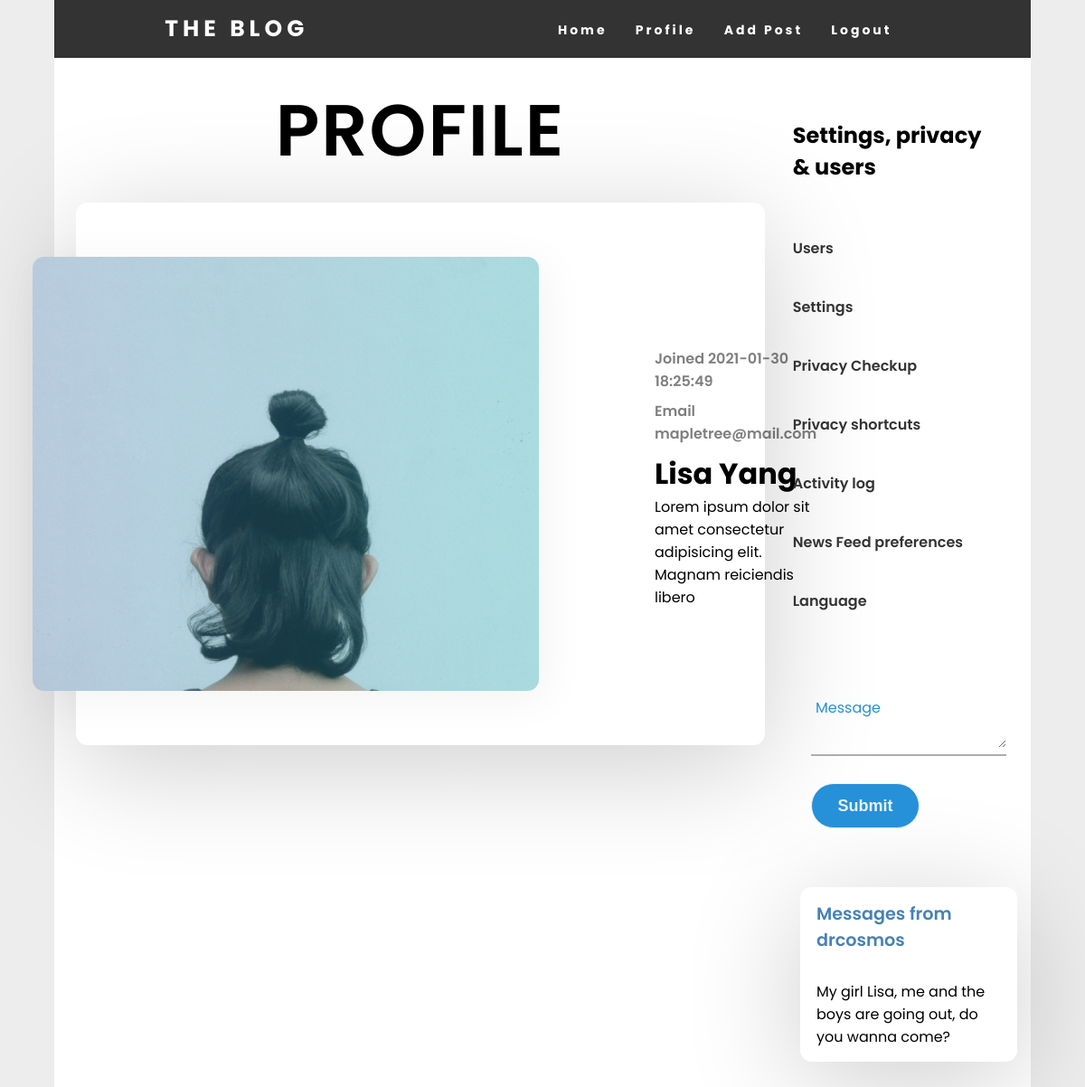
The app's page /pages/view-profile.php?user=13 (signed in) with its own data.
### tables this page shows
CREATE TABLE `users` (
  `id` int(11) unsigned NOT NULL AUTO_INCREMENT,
  `username` varchar(255) DEFAULT NULL,
  `email` varchar(255) DEFAULT NULL,
  `password` varchar(255) DEFAULT NULL,
  `created_at` timestamp NOT NULL DEFAULT current_timestamp(),
  `updated_at` timestamp NULL DEFAULT current_timestamp() ON UPDATE current_timestamp(),
  `profile_image` varchar(255) DEFAULT NULL,
  `f_name` varchar(30) DEFAULT NULL,
  `l_name` varchar(30) DEFAULT NULL,
  PRIMARY KEY (`id`)
);

CREATE TABLE `comments` (
  `id` int(11) unsigned NOT NULL AUTO_INCREMENT,
  `from_id` varchar(100) DEFAULT NULL,
  `comment` varchar(255) DEFAULT NULL,
  `comment_user_id` int(11) DEFAULT NULL,
  `created_at` timestamp NULL DEFAULT current_timestamp(),
  `updated_at` timestamp NULL DEFAULT current_timestamp() ON UPDATE current_timestamp(),
  `from_user_id` int(11) DEFAULT NULL,
  PRIMARY KEY (`id`)
);

### functions/functions.php (called while the page is built, shortened)
<?php
function addProfileToViewProfile($pdo, $userID){
    $sql = 'SELECT users.email, users.username,
    users.profile_image, users.f_name, users.l_name, users.created_at FROM users WHERE users.id = :id';
    $statement = $pdo->prepare($sql);
    $statement->bindParam(':id', $userID);
    $statement->execute();
    return $statement;
}
function joinUserWithComment($pdo, $userCommentID){
    $sql = 'SELECT users.email, users.username, users.id, comments.comment_user_id, comments.comment, comments.id, comments.from_id
            FROM users
            LEFT JOIN comments
            ON users.id = comments.comment_user_id
            WHERE comments.comment_user_id = :comment_user_id';
    $statement = $pdo->prepare($sql);
    $statement->bindParam(':comment_user_id', $userCommentID);
    $statement->execute();
    return $statement;
}

### pages/sidebar.php (called while the page is built)
<?php
$userid = $_SESSION['user']['id'];
$sidebar = array(
    array(
        'slug' => 'users.php',
        'title' => 'Users'
    ),
    array(
        'slug' => "settings.php?user=$userid",
        'title' => 'Settings'
    ),
    array(
        'slug' => '#',
        'title' => 'Privacy Checkup'
    ),
    array(
        'slug' => '#',
        'title' => 'Privacy shortcuts'
    ),
    array(
        'slug' => '#',
        'title' => 'Activity log'
    ),
    array(
        'slug' => '#',
        'title' => 'News Feed preferences'
    ),
    array(
        'slug' => '#',
        'title' => 'Language'
    ),
);
?>

### functions/add-comment.php (called while the page is built, shortened)
<?php
require_once 'functions.php';
if(isset($_GET['user'])){
    $userID = $_GET['user'];
    $addCommentToUser = joinUserWithComment($pdo, $userID);
    $commentByUser = $addCommentToUser->fetchAll(PDO::FETCH_CLASS);
}

### pages/view-profile.php (the view, shortened to what this page needs)
<?php
require_once '../header/newheader.php';
require_once '../functions/add-posts-code.php';
require_once '../functions/add-comment.php';
require_once '../functions/add-comment.php';
$userID = $_GET['user'];
$addProfileToViewProfile = addProfileToViewProfile($pdo, $userID);
$viewProfile = $addProfileToViewProfile->fetchAll(PDO::FETCH_CLASS);
?>
<main>
<div class="main-container">
<?php if(isset($_GET['user'])):?>
    <div class="contant">
        <h2 class="page-title">Profile</h2>
    <?php foreach($viewProfile as $userInfo) : ?>
    <div class="profile-card">
        <div class="blog-profile">
            <div class="blog-profile_img">
                <img src="../profileimages/<?= $userInfo->profile_image?>" alt="">
            </div>
            <div class="blog-profile_info">
                <div class="blog-profile_data">
                    <span>Joined <?= $userInfo->created_at?></span>
                    <span>Email <?= $userInfo->email?></span>
                </div>
                <h1 class="blog-profile_title"><?= $userInfo->f_name ?> <?= $userInfo->l_name?></h1>
                <p class="blog-post_text">Lorem ipsum dolor sit amet consectetur adipisicing elit. Magnam reiciendis libero</p>
            </div>
        </div>
        </div>
        <?php endforeach; ?>
</div>
<aside class="side-bar">
<div class="settings">
    <h2>Settings, privacy & users</h2>
    <?php include 'sidebar.php'; ?>
    <ul>
        <?php foreach($sidebar as $items): ?>
        <li><a href="<?= $items['slug'] ?>"> <?= $items['title']?> </a></li>
        <?php endforeach ; ?>
    </ul>
</div>
<div class="messeges">
<div class="center-aside">
<form method="POST">
<div class="txt_field">
<textarea name="comment" type="text" require></textarea>
<label for="">Message</label>
</div>
<div class="comment-button">
<input type="submit" name="comment-submit" value="Submit">
</div>
</form>
</div>
<?php foreach($commentByUser as $comment) : ?>
    <div class="comment">
        <div class="comment-bubble">
            <p class="from">Messages from <?php echo $comment->from_id; ?></p>
            <p class="message-txt"><?php echo $comment->comment; ?></p>
        </div>
    </div>
<?php endforeach ; ?>
    </div>
</aside>
<?php endif ;?>
</div>
</main>
</body>
</html>

### css/header-style.css (style rules this page uses)
* { margin: 0px; padding: 0px; box-sizing: border-box; }

### css/main-container.css (style rules this page uses)
.main-container { display: flex; justify-content: space-around; width: 90%; margin: auto; background-color: #fff; }
.contant { width: 75%; }
.contant .page-title { width: 85%; margin: auto; padding: 20px 0; text-align: center; font-size: 80px; font-weight: 600; text-transform: uppercase; letter-spacing: 2px; }

### css/profile-info-styling.css (style rules this page uses)
.profile-card { width: 100%; height: 75vh; display: flex; justify-content: center; padding: 0 1.5rem; }
.blog-profile { width: 100%; max-width: 80rem; height: 100%; max-height: 40rem; padding: 5rem; background-color: #fff; box-shadow: 0 1.4rem 8rem rgba(0, 0, 0, .2); display: flex; align-items: center; border-radius: .8rem; }
.blog-profile_img { min-width: 35rem; max-width: 35rem; height: 30rem; transform: translateX(-8rem); position: relative; }
.blog-profile_img img { width: 100%; height: 100%; object-fit: cover; display: block; border-radius: .8rem; }
.blog-profile_img::before { content: ''; width: 100%; height: 100%; position: absolute; top: 0; left: 0; background: linear-gradient(to right, rgba(79, 172, 254, .2), rgba(0, 242, 254, .2)); box-shadow: .5rem .5rem 3rem 1px rgba(0, 0, 0, .05); border-radius: .8rem; }
.blog-profile_data span { display: block; color: rgba(0, 0, 0, .5); font-size: 1rem; font-weight: 600; margin: .5rem 0; }

### css/aside-style.css (style rules this page uses)
.side-bar { width: 25%; }
.settings { width: 95%; margin: auto; padding: 68px 0 20px; }
.settings h2 { width: 90%; }
.settings ul { list-style: none; padding: 20px 0; }
.settings ul li { margin: 40px 0; }
.settings ul li a { text-decoration: none; color: #333; font-weight: 600; }
.comment { background-color: #fff; border-radius: .8rem; margin: 15px; box-shadow: 0 1.4rem 8rem rgba(0, 0, 0, .2); }
.comment-bubble { width: 85%; margin: auto; }
.comment-bubble p { padding: 15px 0; }
.comment-bubble .from { font-size: 1.2rem; color: steelblue; font-weight: 600; }
.center-aside { width: 80%; margin: auto; padding-bottom: 50px; }
.comment-button { width: 120px; }
.txt_field textarea { width: 100%; padding: 0 5px; height: 40px; font-size: 16px; border: none; background: none; outline: none; }
.txt_field textarea:focus ~ label, .txt_field textarea:valid ~ label { top: -5px; color: #2691d9; }

### css/login-style.css (style rules this page uses)
body { margin: 0; padding: 0; font-family: montserrat; overflow-x: hidden; font-family: 'Poppins', sans-serif; background: rgb(237, 237, 237); }
form .txt_field { position: relative; border-bottom: 2px solid #adadad; margin: 30px 0; }
.txt_field label { position: absolute; top: 50%; left: 5px; color: #adadad; transform: translateY(-50%); font-size: 16px; pointer-events: none; transition: .5s; }
input[type="submit"] { width: 100%; height: 50px; border: 1px solid; background: #2691d9; border-radius: 25px; font-size: 18px; color: #e9f4fb; font-weight: 700; cursor: pointer; outline: none; }

### records on screen
users: profile_image (picture), created_at "2021-01-30 18:25:49", email "mapletree@mail.com", f_name "Lisa", l_name "Yang", comments.from_id "drcosmos", comments.comment "My girl Lisa, me and the boys are going out, do you wanna come?"

### other values on screen
$items['title'] "Home"
$items['title'] "Profile"
$items['title'] "Add Post"
$items['title'] "Logout"
$items['title'] "Users"
$items['title'] "Settings"
$items['title'] "Privacy Checkup"
$items['title'] "Privacy shortcuts"
$items['title'] "Activity log"
$items['title'] "News Feed preferences"
$items['title'] "Language"
